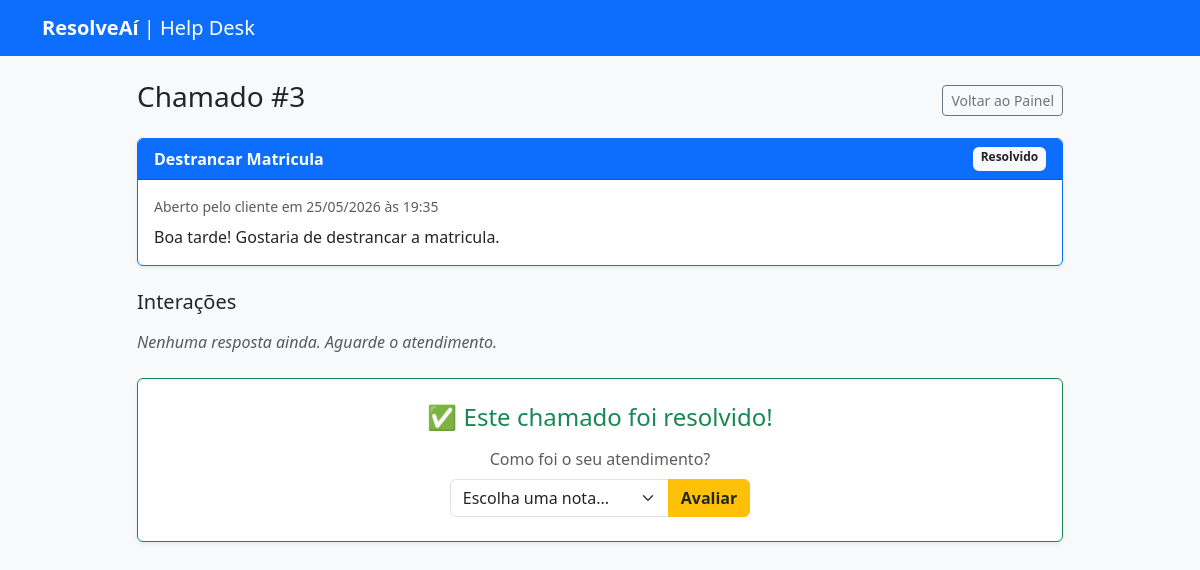
Screenshot of /ticket/3 (signed in) with the database file from the repository.
### app/models.py (models this page shows)
class Ticket(db.Model):
    id = db.Column(db.Integer, primary_key=True)
    titulo = db.Column(db.String(150), nullable=False)
    descricao = db.Column(db.Text, nullable=False)
    status = db.Column(db.String(50), default='Aberto')
    data_criacao = db.Column(db.DateTime, default=datetime.utcnow)
    nota = db.Column(db.Integer, nullable=True)
    cliente_id = db.Column(db.Integer, db.ForeignKey('user.id'), nullable=False)
    respostas = db.relationship('Reply', backref='ticket_original', lazy=True)

### app/routes.py (the view, shortened to what this page needs)
@bp.route('/ticket/<int:id>', methods=['GET', 'POST'])
@login_required
def ver_ticket(id):
    ticket = Ticket.query.get_or_404(id)
    return render_template('ticket.html', ticket=ticket)

### app/__init__.py (called while the page is built)
def create_app():
    app = Flask(__name__)
    app.config['SECRET_KEY'] = 'chave_super_secreta_para_sessoes'
    app.config['SQLALCHEMY_DATABASE_URI'] = 'sqlite:///database.db'
    app.config['SQLALCHEMY_TRACK_MODIFICATIONS'] = False
    db.init_app(app)
    login_manager.init_app(app)
    login_manager.login_view = 'main.login' # Redireciona não-logados pra cá
    login_manager.login_message = "Por favor, faça login para acessar esta página."
    from app.models import User
    @login_manager.user_loader
    def load_user(user_id):
        return User.query.get(int(user_id))
    from app.routes import bp
    app.register_blueprint(bp)
    return app

### app/templates/ticket.html (shortened to what this page needs)
{% extends "base.html" %}
{% block content %}
<div class="row mt-4">
    <div class="col-md-10 mx-auto">
        <div class="d-flex justify-content-between align-items-center mb-3">
            <h3>Chamado #{{ ticket.id }}</h3>
            <a href="/" class="btn btn-outline-secondary btn-sm">Voltar ao Painel</a>
        </div>
        <div class="card shadow-sm mb-4 border-primary">
            <div class="card-header text-white bg-primary d-flex justify-content-between">
                <span><strong>{{ ticket.titulo }}</strong></span>
                <span class="badge bg-light text-dark">{{ ticket.status }}</span>
            </div>
            <div class="card-body">
                <p class="text-muted small mb-2">Aberto pelo cliente em {{ ticket.data_criacao.strftime('%d/%m/%Y às %H:%M') }}</p>
                <p class="mb-0" style="white-space: pre-wrap;">{{ ticket.descricao }}</p>
            </div>
        </div>
        <h5 class="mb-3">Interações</h5>
        {% for resposta in ticket.respostas %}
            <div class="card shadow-sm mb-3 {% if resposta.autor.tipo != 'cliente' %}border-info ms-5{% else %}me-5{% endif %}">
                <div class="card-body py-2 px-3 bg-light">
                    <div class="d-flex justify-content-between text-muted small mb-2 border-bottom pb-1">
                        <strong>{{ resposta.autor.nome }} ({{ resposta.autor.tipo | capitalize }})</strong>
                        <span>{{ resposta.data_resposta.strftime('%d/%m/%Y %H:%M') }}</span>
                    </div>
                    <p class="mb-1" style="white-space: pre-wrap;">{{ resposta.texto }}</p>
                </div>
            </div>
        {% else %}
            <p class="text-muted fst-italic">Nenhuma resposta ainda. Aguarde o atendimento.</p>
        {% endfor %}
        {% if ticket.status != 'Resolvido' %}
            <div class="card shadow-sm mt-4 border-secondary">
                <div class="card-body">
                    <form method="POST" action="/ticket/{{ ticket.id }}">
                        <input type="hidden" name="acao" value="responder">
                        <div class="mb-3">
                            <label for="texto" class="form-label">Adicionar nova resposta</label>
                            <textarea class="form-control" id="texto" name="texto" rows="3" required placeholder="Digite sua resposta aqui..."></textarea>
                        </div>
                        <button type="submit" class="btn btn-primary">Enviar Resposta</button>
                    </form>
                    <hr class="my-4">
                    <form method="POST" action="/ticket/{{ ticket.id }}" class="text-end">
                        <input type="hidden" name="acao" value="resolver">
                        <span class="text-muted small me-2">O problema foi solucionado?</span>
                        <button type="submit" class="btn btn-success">Marcar como Resolvido</button>
                    </form>
                </div>
            </div>
        {% else %}
            <div class="card shadow-sm mt-4 border-success">
                <div class="card-body text-center py-4">
                    <h4 class="text-success mb-3">✅ Este chamado foi resolvido!</h4>
                    {% if ticket.nota %}
                        <div class="mb-2">
                            <span class="text-muted">Avaliação do Cliente:</span>
                            <div class="fs-3 text-warning">
                                {% for i in range(ticket.nota) %}★{% endfor %}{% for i in range(5 - ticket.nota) %}☆{% endfor %}
                            </div>
                        </div>
                    {% elif current_user.tipo == 'cliente' %}
                        <form method="POST" action="/ticket/{{ ticket.id }}" class="d-inline-block text-start" style="min-width: 300px;">
                            <label for="notaAtendimento" class="form-label text-muted d-block text-center mb-2">Como foi o seu atendimento?</label>
                            <div class="input-group">
                                <select class="form-select" id="notaAtendimento" name="nota" required>
                                    <option value="" disabled selected>Escolha uma nota...</option>
                                </select>
                                <button type="submit" class="btn btn-warning text-dark fw-bold">Avaliar</button>
                            </div>
                        </form>
                    {% else %}
                        <p class="text-muted mb-0">Aguardando a avaliação do cliente.</p>
                    {% endif %}
                </div>
            </div>
        {% endif %}
    </div>
</div>
{% endblock %}

### rows the page displays
Ticket: id "3", titulo "Destrancar Matricula", status "Resolvido", data_criacao "25/05/2026 às 19:35", descricao "Boa tarde! Gostaria de destrancar a matricula."
